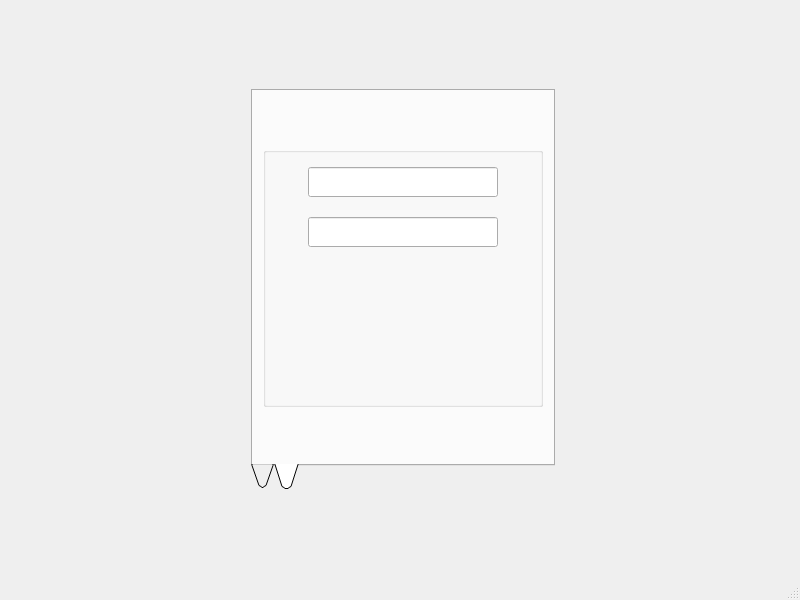
<?xml version="1.0" encoding="UTF-8"?>
<ui version="4.0">
 <class>signup_page</class>
 <widget class="QMainWindow" name="signup_page">
  <property name="geometry">
   <rect>
    <x>0</x>
    <y>0</y>
    <width>800</width>
    <height>600</height>
   </rect>
  </property>
  <property name="minimumSize">
   <size>
    <width>800</width>
    <height>600</height>
   </size>
  </property>
  <property name="windowTitle">
   <string>Telegram</string>
  </property>
  <property name="windowIcon">
   <iconset resource="my_resource.qrc">
    <normaloff>:/Image/images/telegram logo.png</normaloff>:/Image/images/telegram logo.png</iconset>
  </property>
  <property name="styleSheet">
   <string notr="true"/>
  </property>
  <widget class="QWidget" name="centralwidget">
   <layout class="QGridLayout" name="gridLayout">
    <item row="0" column="3">
     <spacer name="horizontalSpacer_3">
      <property name="orientation">
       <enum>Qt::Horizontal</enum>
      </property>
      <property name="sizeHint" stdset="0">
       <size>
        <width>40</width>
        <height>20</height>
       </size>
      </property>
     </spacer>
    </item>
    <item row="0" column="0">
     <widget class="QPushButton" name="back_btn">
      <property name="sizePolicy">
       <sizepolicy hsizetype="Preferred" vsizetype="Preferred">
        <horstretch>0</horstretch>
        <verstretch>0</verstretch>
       </sizepolicy>
      </property>
      <property name="minimumSize">
       <size>
        <width>80</width>
        <height>30</height>
       </size>
      </property>
      <property name="maximumSize">
       <size>
        <width>80</width>
        <height>30</height>
       </size>
      </property>
      <property name="focusPolicy">
       <enum>Qt::ClickFocus</enum>
      </property>
      <property name="toolTip">
       <string/>
      </property>
      <property name="styleSheet">
       <string notr="true">background-image: url(:/Image/images/white.png);</string>
      </property>
      <property name="text">
       <string/>
      </property>
      <property name="icon">
       <iconset resource="my_resource.qrc">
        <normaloff>:/Image/images/Back icon.png</normaloff>:/Image/images/Back icon.png</iconset>
      </property>
      <property name="default">
       <bool>true</bool>
      </property>
      <property name="flat">
       <bool>true</bool>
      </property>
     </widget>
    </item>
    <item row="0" column="2">
     <widget class="QTabWidget" name="tabWidget">
      <property name="minimumSize">
       <size>
        <width>304</width>
        <height>400</height>
       </size>
      </property>
      <property name="maximumSize">
       <size>
        <width>304</width>
        <height>400</height>
       </size>
      </property>
      <property name="font">
       <font>
        <pointsize>8</pointsize>
       </font>
      </property>
      <property name="styleSheet">
       <string notr="true">background-image: url(:/Image/images/day mode backgroung.png);</string>
      </property>
      <property name="tabPosition">
       <enum>QTabWidget::South</enum>
      </property>
      <property name="tabShape">
       <enum>QTabWidget::Triangular</enum>
      </property>
      <property name="currentIndex">
       <number>1</number>
      </property>
      <property name="usesScrollButtons">
       <bool>true</bool>
      </property>
      <property name="documentMode">
       <bool>false</bool>
      </property>
      <property name="tabsClosable">
       <bool>false</bool>
      </property>
      <property name="movable">
       <bool>false</bool>
      </property>
      <property name="tabBarAutoHide">
       <bool>false</bool>
      </property>
      <widget class="QWidget" name="signup_tab">
       <attribute name="title">
        <string/>
       </attribute>
       <layout class="QGridLayout" name="gridLayout_3">
        <item row="0" column="0">
         <widget class="QGroupBox" name="signup_box">
          <property name="minimumSize">
           <size>
            <width>280</width>
            <height>360</height>
           </size>
          </property>
          <property name="maximumSize">
           <size>
            <width>280</width>
            <height>360</height>
           </size>
          </property>
          <property name="font">
           <font>
            <pointsize>9</pointsize>
           </font>
          </property>
          <property name="styleSheet">
           <string notr="true"/>
          </property>
          <property name="title">
           <string/>
          </property>
          <widget class="QLineEdit" name="user_line1">
           <property name="enabled">
            <bool>true</bool>
           </property>
           <property name="geometry">
            <rect>
             <x>45</x>
             <y>20</y>
             <width>190</width>
             <height>30</height>
            </rect>
           </property>
           <property name="minimumSize">
            <size>
             <width>190</width>
             <height>30</height>
            </size>
           </property>
           <property name="maximumSize">
            <size>
             <width>190</width>
             <height>30</height>
            </size>
           </property>
           <property name="focusPolicy">
            <enum>Qt::ClickFocus</enum>
           </property>
           <property name="toolTip">
            <string/>
           </property>
           <property name="styleSheet">
            <string notr="true">
border-image: url(:/Image/images/white.png);</string>
           </property>
           <property name="text">
            <string/>
           </property>
           <property name="maxLength">
            <number>20</number>
           </property>
           <property name="alignment">
            <set>Qt::AlignCenter</set>
           </property>
           <property name="placeholderText">
            <string/>
           </property>
           <property name="clearButtonEnabled">
            <bool>true</bool>
           </property>
          </widget>
          <widget class="QLineEdit" name="captcha_txt">
           <property name="enabled">
            <bool>false</bool>
           </property>
           <property name="geometry">
            <rect>
             <x>45</x>
             <y>170</y>
             <width>190</width>
             <height>30</height>
            </rect>
           </property>
           <property name="font">
            <font>
             <family>Wide Latin</family>
             <pointsize>22</pointsize>
             <weight>50</weight>
             <italic>false</italic>
             <bold>false</bold>
             <underline>false</underline>
             <strikeout>false</strikeout>
             <stylestrategy>PreferAntialias</stylestrategy>
            </font>
           </property>
           <property name="cursor">
            <cursorShape>ArrowCursor</cursorShape>
           </property>
           <property name="focusPolicy">
            <enum>Qt::NoFocus</enum>
           </property>
           <property name="toolTip">
            <string/>
           </property>
           <property name="whatsThis">
            <string/>
           </property>
           <property name="accessibleDescription">
            <string/>
           </property>
           <property name="autoFillBackground">
            <bool>false</bool>
           </property>
           <property name="styleSheet">
            <string notr="true">background-image: url(:/Image/images/captcha background1.png);
font: 22pt &quot;Wide Latin&quot;;
color: rgb(255, 0, 0);</string>
           </property>
           <property name="inputMethodHints">
            <set>Qt::ImhNone</set>
           </property>
           <property name="text">
            <string/>
           </property>
           <property name="frame">
            <bool>true</bool>
           </property>
           <property name="alignment">
            <set>Qt::AlignCenter</set>
           </property>
           <property name="dragEnabled">
            <bool>true</bool>
           </property>
           <property name="readOnly">
            <bool>true</bool>
           </property>
           <property name="placeholderText">
            <string/>
           </property>
           <property name="clearButtonEnabled">
            <bool>false</bool>
           </property>
          </widget>
          <widget class="QLineEdit" name="captcha_line">
           <property name="geometry">
            <rect>
             <x>45</x>
             <y>120</y>
             <width>190</width>
             <height>30</height>
            </rect>
           </property>
           <property name="focusPolicy">
            <enum>Qt::ClickFocus</enum>
           </property>
           <property name="toolTip">
            <string/>
           </property>
           <property name="styleSheet">
            <string notr="true">border-image: url(:/Image/images/white.png);</string>
           </property>
           <property name="text">
            <string/>
           </property>
           <property name="maxLength">
            <number>4</number>
           </property>
           <property name="alignment">
            <set>Qt::AlignCenter</set>
           </property>
           <property name="readOnly">
            <bool>false</bool>
           </property>
           <property name="placeholderText">
            <string/>
           </property>
           <property name="clearButtonEnabled">
            <bool>true</bool>
           </property>
          </widget>
          <widget class="QLineEdit" name="pass_line1">
           <property name="geometry">
            <rect>
             <x>45</x>
             <y>70</y>
             <width>190</width>
             <height>30</height>
            </rect>
           </property>
           <property name="minimumSize">
            <size>
             <width>190</width>
             <height>30</height>
            </size>
           </property>
           <property name="maximumSize">
            <size>
             <width>190</width>
             <height>30</height>
            </size>
           </property>
           <property name="focusPolicy">
            <enum>Qt::ClickFocus</enum>
           </property>
           <property name="toolTip">
            <string/>
           </property>
           <property name="styleSheet">
            <string notr="true">
border-image: url(:/Image/images/white.png);</string>
           </property>
           <property name="inputMask">
            <string/>
           </property>
           <property name="text">
            <string/>
           </property>
           <property name="maxLength">
            <number>8</number>
           </property>
           <property name="frame">
            <bool>true</bool>
           </property>
           <property name="echoMode">
            <enum>QLineEdit::Normal</enum>
           </property>
           <property name="alignment">
            <set>Qt::AlignCenter</set>
           </property>
           <property name="placeholderText">
            <string/>
           </property>
           <property name="clearButtonEnabled">
            <bool>true</bool>
           </property>
          </widget>
          <widget class="QPushButton" name="captcha_btn">
           <property name="geometry">
            <rect>
             <x>205</x>
             <y>169</y>
             <width>33</width>
             <height>32</height>
            </rect>
           </property>
           <property name="focusPolicy">
            <enum>Qt::ClickFocus</enum>
           </property>
           <property name="toolTip">
            <string/>
           </property>
           <property name="styleSheet">
            <string notr="true">background-image: url(:/Image/images/white.png);</string>
           </property>
           <property name="text">
            <string/>
           </property>
           <property name="icon">
            <iconset resource="my_resource.qrc">
             <normaloff>:/Image/images/Reload.png</normaloff>:/Image/images/Reload.png</iconset>
           </property>
           <property name="iconSize">
            <size>
             <width>27</width>
             <height>25</height>
            </size>
           </property>
           <property name="default">
            <bool>true</bool>
           </property>
           <property name="flat">
            <bool>true</bool>
           </property>
          </widget>
          <widget class="QPushButton" name="signup_btn">
           <property name="geometry">
            <rect>
             <x>70</x>
             <y>270</y>
             <width>140</width>
             <height>30</height>
            </rect>
           </property>
           <property name="font">
            <font>
             <pointsize>10</pointsize>
             <weight>75</weight>
             <italic>false</italic>
             <bold>true</bold>
             <underline>false</underline>
            </font>
           </property>
           <property name="focusPolicy">
            <enum>Qt::ClickFocus</enum>
           </property>
           <property name="toolTip">
            <string/>
           </property>
           <property name="styleSheet">
            <string notr="true">background-image: url(:/Image/images/white.png);
color: rgb(36, 136, 255);</string>
           </property>
           <property name="text">
            <string/>
           </property>
           <property name="icon">
            <iconset resource="my_resource.qrc">
             <normaloff>:/Image/images/telegram logo.png</normaloff>:/Image/images/telegram logo.png</iconset>
           </property>
           <property name="autoDefault">
            <bool>false</bool>
           </property>
           <property name="default">
            <bool>true</bool>
           </property>
           <property name="flat">
            <bool>true</bool>
           </property>
          </widget>
          <widget class="QPushButton" name="tab_btn1">
           <property name="geometry">
            <rect>
             <x>70</x>
             <y>310</y>
             <width>140</width>
             <height>30</height>
            </rect>
           </property>
           <property name="font">
            <font>
             <family>MS Shell Dlg 2</family>
             <pointsize>7</pointsize>
             <weight>75</weight>
             <bold>true</bold>
            </font>
           </property>
           <property name="focusPolicy">
            <enum>Qt::ClickFocus</enum>
           </property>
           <property name="toolTip">
            <string/>
           </property>
           <property name="styleSheet">
            <string notr="true">background-image: url(:/Image/images/white.png);</string>
           </property>
           <property name="text">
            <string/>
           </property>
           <property name="default">
            <bool>true</bool>
           </property>
           <property name="flat">
            <bool>true</bool>
           </property>
          </widget>
          <widget class="QPushButton" name="hide_pass_btn1">
           <property name="geometry">
            <rect>
             <x>205</x>
             <y>69</y>
             <width>33</width>
             <height>33</height>
            </rect>
           </property>
           <property name="focusPolicy">
            <enum>Qt::ClickFocus</enum>
           </property>
           <property name="toolTip">
            <string/>
           </property>
           <property name="styleSheet">
            <string notr="true">background-image: url(:/Image/images/white.png);</string>
           </property>
           <property name="text">
            <string/>
           </property>
           <property name="icon">
            <iconset resource="my_resource.qrc">
             <normaloff>:/Image/images/Hide pass.jpg</normaloff>:/Image/images/Hide pass.jpg</iconset>
           </property>
           <property name="iconSize">
            <size>
             <width>25</width>
             <height>25</height>
            </size>
           </property>
           <property name="autoDefault">
            <bool>false</bool>
           </property>
           <property name="default">
            <bool>true</bool>
           </property>
           <property name="flat">
            <bool>true</bool>
           </property>
          </widget>
          <widget class="QPushButton" name="show_pass_btn1">
           <property name="geometry">
            <rect>
             <x>205</x>
             <y>69</y>
             <width>33</width>
             <height>33</height>
            </rect>
           </property>
           <property name="focusPolicy">
            <enum>Qt::ClickFocus</enum>
           </property>
           <property name="toolTip">
            <string/>
           </property>
           <property name="styleSheet">
            <string notr="true">background-image: url(:/Image/images/white.png);</string>
           </property>
           <property name="text">
            <string/>
           </property>
           <property name="icon">
            <iconset resource="my_resource.qrc">
             <normaloff>:/Image/images/Show pass.jpg</normaloff>:/Image/images/Show pass.jpg</iconset>
           </property>
           <property name="iconSize">
            <size>
             <width>25</width>
             <height>25</height>
            </size>
           </property>
           <property name="autoDefault">
            <bool>false</bool>
           </property>
           <property name="default">
            <bool>true</bool>
           </property>
           <property name="flat">
            <bool>true</bool>
           </property>
          </widget>
         </widget>
        </item>
       </layout>
      </widget>
      <widget class="QWidget" name="login_tab">
       <attribute name="title">
        <string/>
       </attribute>
       <layout class="QGridLayout" name="gridLayout_2">
        <item row="0" column="0">
         <widget class="QGroupBox" name="login_box">
          <property name="enabled">
           <bool>true</bool>
          </property>
          <property name="minimumSize">
           <size>
            <width>280</width>
            <height>260</height>
           </size>
          </property>
          <property name="maximumSize">
           <size>
            <width>270</width>
            <height>260</height>
           </size>
          </property>
          <property name="styleSheet">
           <string notr="true"/>
          </property>
          <property name="title">
           <string/>
          </property>
          <widget class="QLineEdit" name="user_line2">
           <property name="geometry">
            <rect>
             <x>45</x>
             <y>20</y>
             <width>190</width>
             <height>30</height>
            </rect>
           </property>
           <property name="focusPolicy">
            <enum>Qt::ClickFocus</enum>
           </property>
           <property name="toolTip">
            <string/>
           </property>
           <property name="styleSheet">
            <string notr="true">border-image: url(:/Image/images/white.png);
</string>
           </property>
           <property name="text">
            <string/>
           </property>
           <property name="maxLength">
            <number>20</number>
           </property>
           <property name="alignment">
            <set>Qt::AlignCenter</set>
           </property>
           <property name="placeholderText">
            <string/>
           </property>
           <property name="clearButtonEnabled">
            <bool>true</bool>
           </property>
          </widget>
          <widget class="QLineEdit" name="pass_line2">
           <property name="geometry">
            <rect>
             <x>45</x>
             <y>70</y>
             <width>190</width>
             <height>30</height>
            </rect>
           </property>
           <property name="minimumSize">
            <size>
             <width>190</width>
             <height>30</height>
            </size>
           </property>
           <property name="maximumSize">
            <size>
             <width>190</width>
             <height>30</height>
            </size>
           </property>
           <property name="focusPolicy">
            <enum>Qt::ClickFocus</enum>
           </property>
           <property name="toolTip">
            <string/>
           </property>
           <property name="styleSheet">
            <string notr="true">border-image: url(:/Image/images/white.png);</string>
           </property>
           <property name="inputMask">
            <string/>
           </property>
           <property name="text">
            <string/>
           </property>
           <property name="maxLength">
            <number>8</number>
           </property>
           <property name="frame">
            <bool>true</bool>
           </property>
           <property name="echoMode">
            <enum>QLineEdit::Normal</enum>
           </property>
           <property name="alignment">
            <set>Qt::AlignCenter</set>
           </property>
           <property name="placeholderText">
            <string/>
           </property>
           <property name="clearButtonEnabled">
            <bool>true</bool>
           </property>
          </widget>
          <widget class="QPushButton" name="login_btn">
           <property name="geometry">
            <rect>
             <x>70</x>
             <y>170</y>
             <width>140</width>
             <height>30</height>
            </rect>
           </property>
           <property name="font">
            <font>
             <pointsize>10</pointsize>
             <weight>75</weight>
             <italic>false</italic>
             <bold>true</bold>
             <underline>false</underline>
            </font>
           </property>
           <property name="focusPolicy">
            <enum>Qt::ClickFocus</enum>
           </property>
           <property name="toolTip">
            <string/>
           </property>
           <property name="styleSheet">
            <string notr="true">background-image: url(:/Image/images/white.png);

</string>
           </property>
           <property name="text">
            <string/>
           </property>
           <property name="icon">
            <iconset resource="my_resource.qrc">
             <normaloff>:/Image/images/telegram logo.png</normaloff>:/Image/images/telegram logo.png</iconset>
           </property>
           <property name="default">
            <bool>true</bool>
           </property>
           <property name="flat">
            <bool>true</bool>
           </property>
          </widget>
          <widget class="QPushButton" name="tab_btn2">
           <property name="geometry">
            <rect>
             <x>70</x>
             <y>210</y>
             <width>140</width>
             <height>30</height>
            </rect>
           </property>
           <property name="font">
            <font>
             <family>MS Shell Dlg 2</family>
             <pointsize>7</pointsize>
             <weight>75</weight>
             <bold>true</bold>
            </font>
           </property>
           <property name="focusPolicy">
            <enum>Qt::ClickFocus</enum>
           </property>
           <property name="toolTip">
            <string/>
           </property>
           <property name="styleSheet">
            <string notr="true">background-image: url(:/Image/images/white.png);</string>
           </property>
           <property name="text">
            <string/>
           </property>
           <property name="default">
            <bool>true</bool>
           </property>
           <property name="flat">
            <bool>true</bool>
           </property>
          </widget>
          <widget class="QPushButton" name="hide_pass_btn2">
           <property name="geometry">
            <rect>
             <x>205</x>
             <y>69</y>
             <width>33</width>
             <height>33</height>
            </rect>
           </property>
           <property name="focusPolicy">
            <enum>Qt::ClickFocus</enum>
           </property>
           <property name="toolTip">
            <string/>
           </property>
           <property name="styleSheet">
            <string notr="true">background-image: url(:/Image/images/white.png);</string>
           </property>
           <property name="text">
            <string/>
           </property>
           <property name="icon">
            <iconset resource="my_resource.qrc">
             <normaloff>:/Image/images/Hide pass.jpg</normaloff>:/Image/images/Hide pass.jpg</iconset>
           </property>
           <property name="iconSize">
            <size>
             <width>25</width>
             <height>25</height>
            </size>
           </property>
           <property name="autoDefault">
            <bool>false</bool>
           </property>
           <property name="default">
            <bool>true</bool>
           </property>
           <property name="flat">
            <bool>true</bool>
           </property>
          </widget>
          <widget class="QPushButton" name="show_pass_btn2">
           <property name="geometry">
            <rect>
             <x>205</x>
             <y>69</y>
             <width>33</width>
             <height>33</height>
            </rect>
           </property>
           <property name="focusPolicy">
            <enum>Qt::ClickFocus</enum>
           </property>
           <property name="toolTip">
            <string/>
           </property>
           <property name="styleSheet">
            <string notr="true">background-image: url(:/Image/images/white.png);</string>
           </property>
           <property name="text">
            <string/>
           </property>
           <property name="icon">
            <iconset resource="my_resource.qrc">
             <normaloff>:/Image/images/Show pass.jpg</normaloff>:/Image/images/Show pass.jpg</iconset>
           </property>
           <property name="iconSize">
            <size>
             <width>25</width>
             <height>25</height>
            </size>
           </property>
           <property name="autoDefault">
            <bool>false</bool>
           </property>
           <property name="default">
            <bool>true</bool>
           </property>
           <property name="flat">
            <bool>true</bool>
           </property>
          </widget>
         </widget>
        </item>
       </layout>
      </widget>
     </widget>
    </item>
    <item row="0" column="4">
     <spacer name="horizontalSpacer_2">
      <property name="orientation">
       <enum>Qt::Horizontal</enum>
      </property>
      <property name="sizeType">
       <enum>QSizePolicy::Minimum</enum>
      </property>
      <property name="sizeHint" stdset="0">
       <size>
        <width>80</width>
        <height>20</height>
       </size>
      </property>
     </spacer>
    </item>
    <item row="0" column="1">
     <spacer name="horizontalSpacer">
      <property name="orientation">
       <enum>Qt::Horizontal</enum>
      </property>
      <property name="sizeHint" stdset="0">
       <size>
        <width>40</width>
        <height>20</height>
       </size>
      </property>
     </spacer>
    </item>
   </layout>
  </widget>
  <widget class="QMenuBar" name="menubar">
   <property name="geometry">
    <rect>
     <x>0</x>
     <y>0</y>
     <width>800</width>
     <height>21</height>
    </rect>
   </property>
  </widget>
  <widget class="QStatusBar" name="statusbar"/>
 </widget>
 <resources>
  <include location="my_resource.qrc"/>
 </resources>
 <connections/>
</ui>
